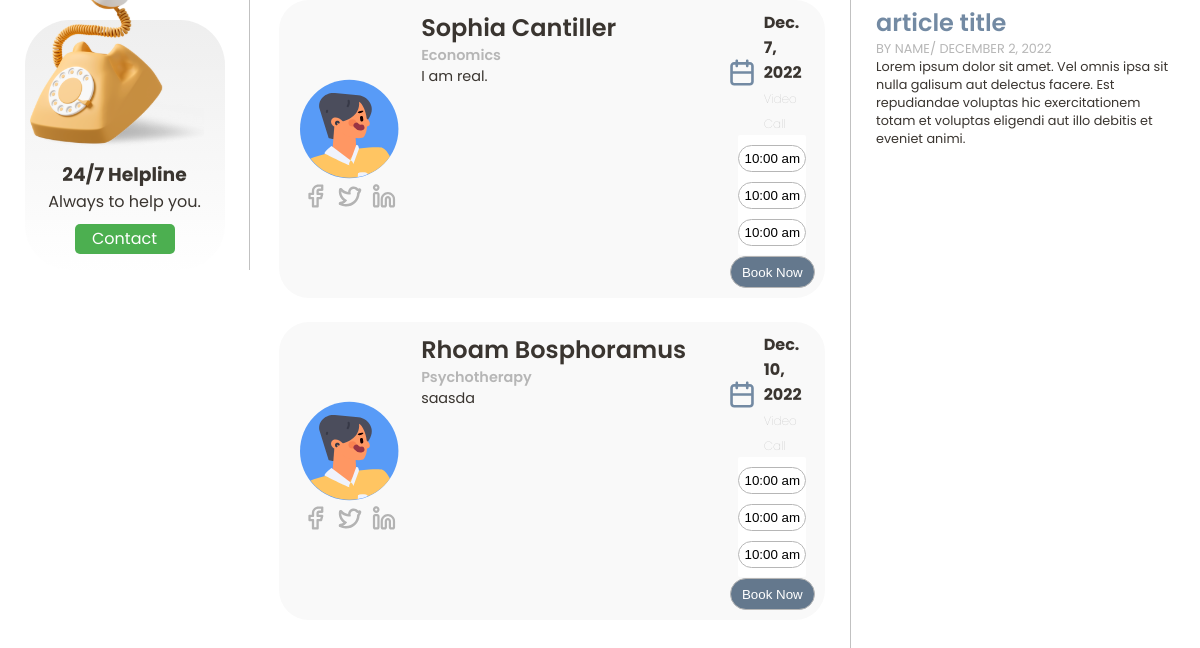
Page /counselling/ (signed in, lower part) on the earlier database version.
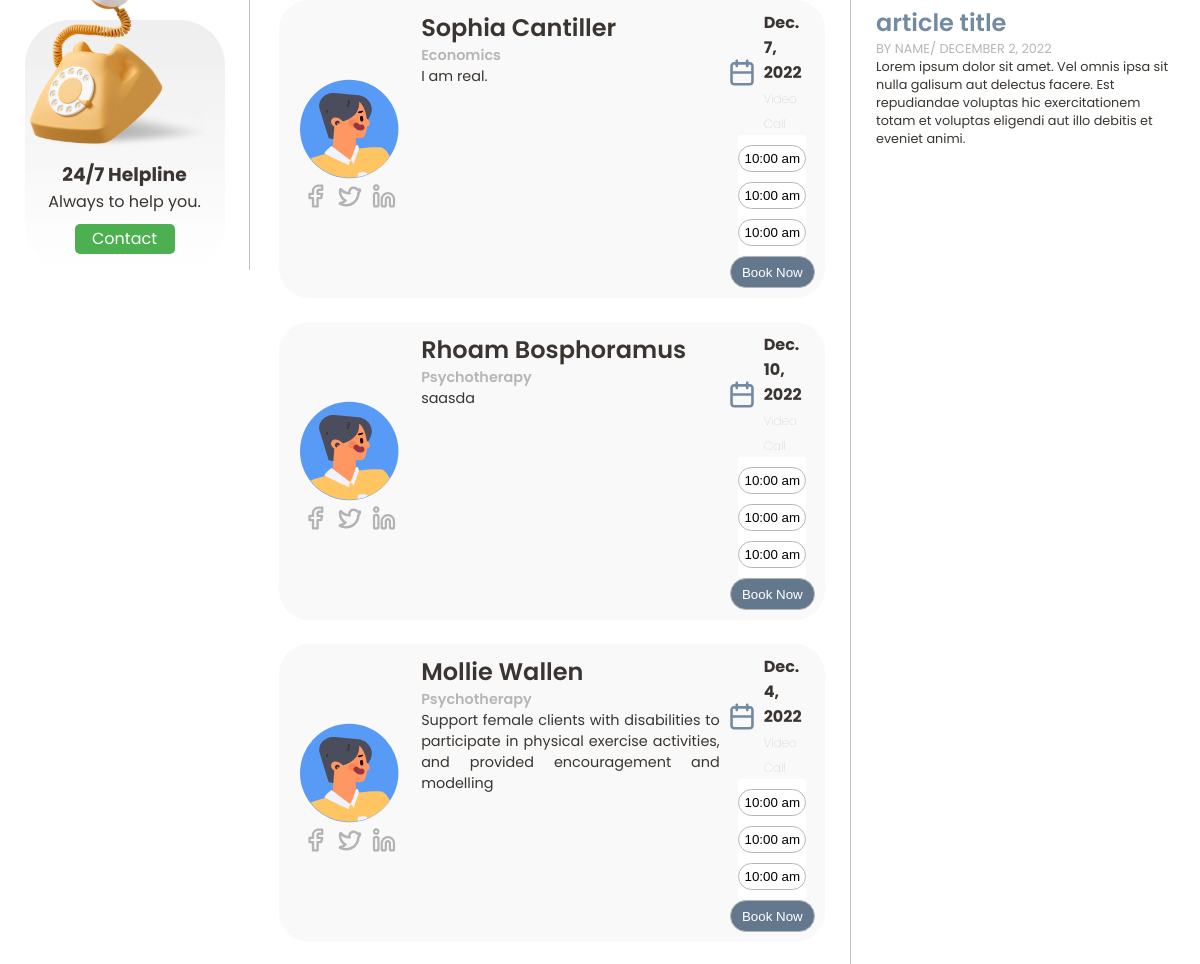
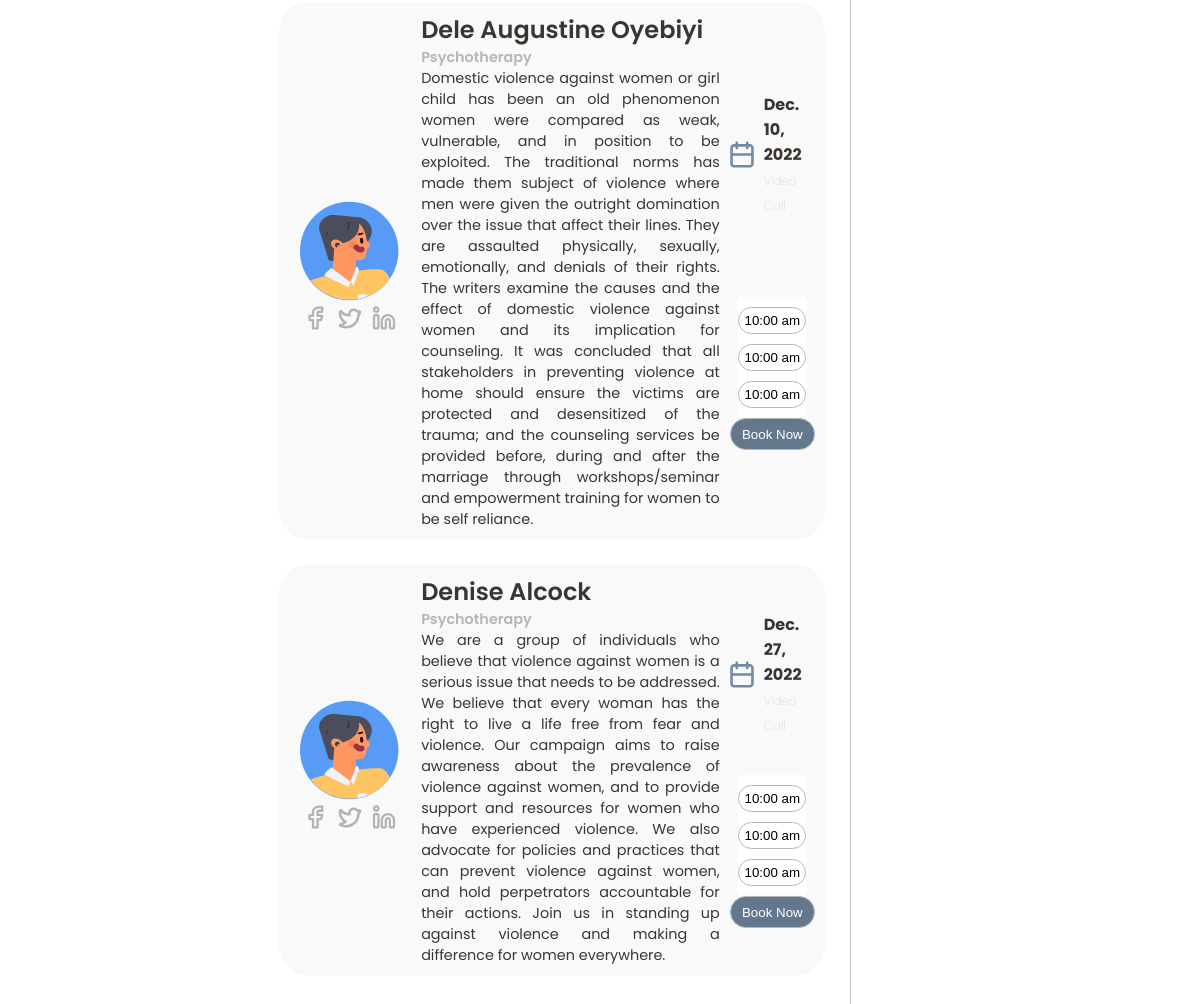
Same page on the later database version (2 pictures, top to bottom).
### forum/models.py (models this page shows)
class Therapist(models.Model):
    specialties = (
        ('Psychotherapy', 'Psychotherapy'),
        ('Economics', 'Economics'),
    )
    area = models.TextField(choices=specialties)
    name = models.CharField(max_length=128)
    email = models.EmailField()
    day_available = models.DateField()
    bio = models.TextField()

### forum/views.py (the view)
# urls.py: path('counselling/', counselling_view, name='counselling'),
def counselling_view(request, *args, **kwargs):
    if not request.user.is_authenticated:
        return redirect('landing')
    context = {
        'therapists': Therapist.objects.all(),
        'hotlines': Hotline.objects.all(),
    }
    return render(request, 'counselling.html', context)

### forum/templates/counselling.html (shortened to what this page needs)
{% extends 'base.html' %}
{% load static %}
{% block content %}
    <div class="main">
        <div class="therapist-list">
            {% for person in therapists %}
            <div class="rounded card three-column">
                <div class="therapist-details ">
                    <img alt="sdsds" src="{% static 'images/profile1.svg' %}">
                    <section class="centered">
                    <a href="#linktofb"><img src="{% static 'images/facebook.svg' %}" alt="facebook"></a>
                    <a href="#linktotwt"><img src="{% static 'images/twitter.svg' %}" alt="twitter"></a>
                    <a href="#linktoln"><img src="{% static 'images/linkedin.svg' %}" alt="linkedin"></a>
                    </section>
                </div>
                <div class="therapist-content">
                    <h2>{{  person.name }}</h2>
                    <p id="subtle">{{  person.area }}</p>
                    <p>{{ person.bio }}</p>
                </div>
                <div class="therapist-contact">
                    <div class="date-label">
                        <img alt="calendar icon" src="{% static 'images/calendar.svg' %}">
                        <div id="date-available">
                            <p>{{ person.day_available }}</p>
                            <label>Video Call</label>
                        </div>
                    </div>
                    <form class="centered time-list">
                    <label >
                            <select class="time-list-select" multiple >
                                <option>10:00 am</option>
                                <option>10:00 am</option>
                                <option>10:00 am</option>
                            </select>
                    </label>
                    <button id="book-button" href="booknow">Book Now</button>
                    </form>
                </div>
            </div>
            {%  endfor %}
        </div>
    </div>
    <div class="right">
    {%  include 'contacts.html' %}
    </div>
{%  endblock content %}

Differences in the rows shown:
added Therapist: name "Mollie Wallen", area "Psychotherapy", bio "Support female clients with disabilities to participate in physical exercise activities, and provided encouragement and modelling", day_available "Dec. 4, 2022"
added Therapist: name "Dele Augustine Oyebiyi", area "Psychotherapy", bio "Domestic violence against women or girl child has been an old phenomenon women were compared as weak, vulnerable, and in position to be exploited. The traditional norms has made them subject of violence where men were given the outright domination over the issue that affect their lines. They are assaulted physically, sexually, emotionally, and denials of their rights. The writers examine the causes and the effect of domestic violence against women and its implication for counseling. It was concluded that all stakeholders in preventing violence at home should ensure the victims are protected and desensitized of the trauma; and the counseling services be provided before, during and after the…", day_available "Dec. 10, 2022"
added Therapist: name "Denise Alcock", area "Psychotherapy", bio "We are a group of individuals who believe that violence against women is a serious issue that needs to be addressed. We believe that every woman has the right to live a life free from fear and violence. Our campaign aims to raise awareness about the prevalence of violence against women, and to provide support and resources for women who have experienced violence. We also advocate for policies and practices that can prevent violence against women, and hold perpetrators accountable for their actions. Join us in standing up against violence and making a difference for women everywhere.", day_available "Dec. 27, 2022"
